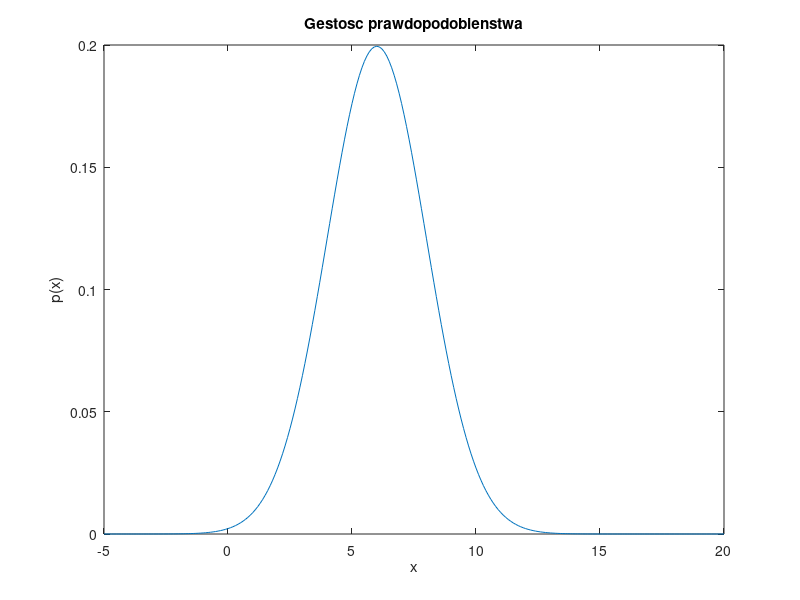

Here is the MATLAB script that generated this plot: (Note: this script raises an error after producing the figure.)
% Malgorzata Targan
% 131420    
% laboratorium 3

clear all
close all

N = 5000
A = 4
B = 6
n = [1:N]


x = [-5:0.1:20]
%calculate distribution
f = sqrt(A)*randn(1,N) + B

%calculate theoretical distribution
fc = 1/sqrt(2*pi*A)*exp(-((x-B).^2)/(2*A))

%three-sigma range + 1
R = 3*sqrt(A);
range = B-R-1:1:B+R+1

[fb,x2] = hist(f, range)
% three-sigma range
ftr = fb(2:length(fb)-1);
xtr = x2(2:length(x2)-1);
plot(x, fc);
title('Gestosc prawdopodobienstwa')
xlabel('x');
ylabel('p(x)');

hold on
bar2(xtr, ftr/sum(fb), 'r');

% integral for three sigma range
integral = sum((ftr/sum(fb)))
